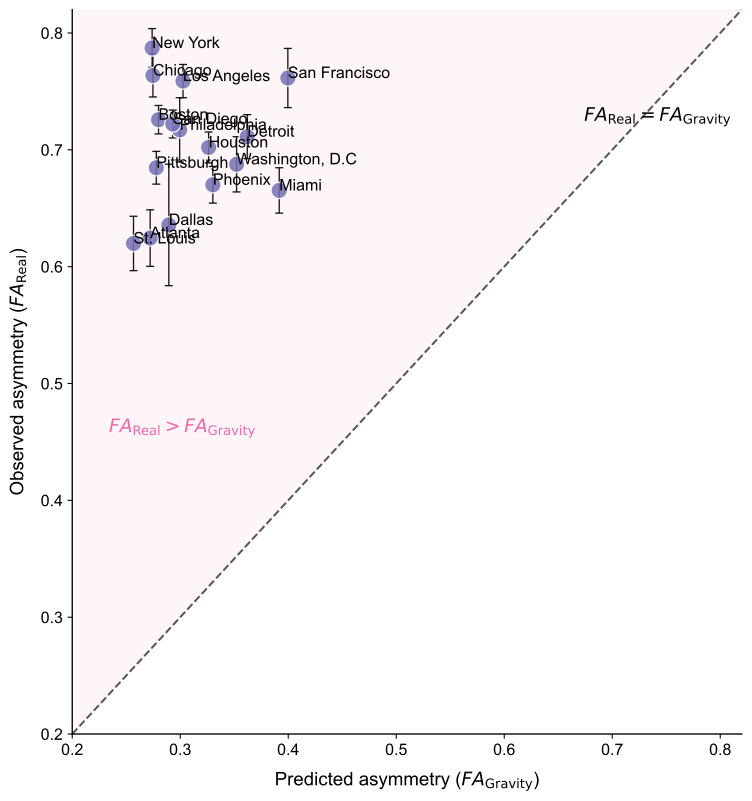

Generate this figure with Python:
import glob
import os

import matplotlib

matplotlib.use("Agg")
import matplotlib.pyplot as plt
import numpy as np
import pandas as pd
try:
    from adjustText import adjust_text
except ImportError:
    adjust_text = None


SCRIPT_DIR = os.path.dirname(os.path.abspath(__file__))
file_pred = os.path.join(SCRIPT_DIR, "Fig3C_gravity_year.csv")
file_real = os.path.join(SCRIPT_DIR, "Fig3C_real_year.csv")
daily_folder = os.path.join(SCRIPT_DIR, "Fig3C_real_day")
output_folder = SCRIPT_DIR
os.makedirs(output_folder, exist_ok=True)

TARGET_FLOW = "LPW_to_HPM"
YEARLY_COLUMNS = {"city", "flow_type", "weighted_avg_asymmetry"}
DAILY_COLUMNS = {"Date", "Day of Week", "total_flow", "weighted_avg_asymmetry"}

plt.rcParams["font.family"] = "Arial"
plt.rcParams["font.size"] = 12
plt.rcParams["axes.linewidth"] = 1.0
plt.rcParams["xtick.direction"] = "out"
plt.rcParams["ytick.direction"] = "out"


def validate_columns(df, required_columns, source_name):
    missing = sorted(required_columns - set(df.columns))
    if missing:
        raise ValueError(f"{source_name} is missing required columns: {missing}")


print("1. Reading yearly data...")
df_pred = pd.read_csv(file_pred)
df_real = pd.read_csv(file_real)
validate_columns(df_pred, YEARLY_COLUMNS, file_pred)
validate_columns(df_real, YEARLY_COLUMNS, file_real)

df_pred["city"] = df_pred["city"].astype(str).str.strip()
df_real["city"] = df_real["city"].astype(str).str.strip()
df_pred["flow_type"] = df_pred["flow_type"].astype(str).str.strip()
df_real["flow_type"] = df_real["flow_type"].astype(str).str.strip()

df_pred_sub = df_pred[df_pred["flow_type"] == TARGET_FLOW][
    ["city", "weighted_avg_asymmetry"]
].copy()
df_real_sub = df_real[df_real["flow_type"] == TARGET_FLOW][
    ["city", "weighted_avg_asymmetry"]
].copy()

df_pred_sub.rename(columns={"weighted_avg_asymmetry": "FA_Pred"}, inplace=True)
df_real_sub.rename(columns={"weighted_avg_asymmetry": "FA_Obs"}, inplace=True)
df_plot = pd.merge(df_real_sub, df_pred_sub, on="city")

print("2. Calculating daily error bars...")
std_results = []
daily_files = glob.glob(os.path.join(daily_folder, "*.csv"))

if daily_files:
    for file_path in daily_files:
        try:
            city = os.path.splitext(os.path.basename(file_path))[0]
            df_d = pd.read_csv(file_path)
            validate_columns(df_d, DAILY_COLUMNS, file_path)
            df_d["weighted_avg_asymmetry"] = pd.to_numeric(
                df_d["weighted_avg_asymmetry"],
                errors="coerce",
            )
            # Daily files are not filtered by flow_type because the verified daily
            # schema does not contain flow_type; they are treated as pre-filtered
            # or aggregated cross-boundary asymmetry series.
            std_results.append({
                "city": city,
                "FA_Obs_Std": df_d["weighted_avg_asymmetry"].std(),
            })
        except Exception as exc:
            print(f"Failed to process daily file {file_path}: {exc}")

if std_results:
    df_std = pd.DataFrame(std_results)
    df_plot = pd.merge(df_plot, df_std, on="city", how="left")
    df_plot["FA_Obs_Std"] = df_plot["FA_Obs_Std"].fillna(0)
else:
    df_plot["FA_Obs_Std"] = 0

print("3. Plotting final figure...")

fig, ax = plt.subplots(figsize=(9, 9.8), dpi=300)
limit_min, limit_max = 0.2, 0.82

ax.plot(
    [limit_min, limit_max],
    [limit_min, limit_max],
    color="#444444",
    linestyle="--",
    linewidth=1.5,
    alpha=0.9,
    zorder=1,
)
ax.text(
    limit_max - 0.01,
    limit_max - 0.1,
    "$FA_{\\mathrm{Real}} = FA_{\\mathrm{Gravity}}$",
    ha="right",
    va="bottom",
    fontsize=14,
    color="black",
)

x_vals = np.linspace(limit_min, limit_max, 100)
ax.fill_between(x_vals, x_vals, limit_max, color="#e7298a", alpha=0.05, zorder=0)

ax.errorbar(
    df_plot["FA_Pred"],
    df_plot["FA_Obs"],
    yerr=df_plot["FA_Obs_Std"],
    fmt="none",
    ecolor="black",
    elinewidth=1.0,
    capsize=3,
    alpha=0.9,
    zorder=2,
)

ax.scatter(
    df_plot["FA_Pred"],
    df_plot["FA_Obs"],
    s=150,
    color="#7570b3",
    alpha=0.85,
    edgecolors="white",
    linewidth=1.0,
    zorder=3,
)

texts = []
for _, row in df_plot.iterrows():
    texts.append(
        ax.text(
            row["FA_Pred"],
            row["FA_Obs"],
            row["city"],
            fontsize=12,
            color="black",
            fontfamily="Arial",
        )
    )

if adjust_text is not None:
    adjust_text(
        texts,
        ax=ax,
        arrowprops=dict(arrowstyle="-", color="black", lw=0.5, alpha=0.8),
        expand_points=(1.2, 1.2),
    )

ax.set_xlabel("Predicted asymmetry ($FA_{\\mathrm{Gravity}}$)", fontsize=14, labelpad=10)
ax.set_ylabel("Observed asymmetry ($FA_{\\mathrm{Real}}$)", fontsize=14, labelpad=10)
ax.set_xlim(limit_min, limit_max)
ax.set_ylim(limit_min, limit_max)
ax.spines["top"].set_visible(False)
ax.spines["right"].set_visible(False)

ax.text(
    limit_max - 0.45,
    limit_max - 0.35,
    "$FA_{\\mathrm{Real}} > FA_{\\mathrm{Gravity}}$",
    fontsize=14,
    color="#e7298a",
    alpha=0.7,
    ha="right",
    va="top",
)

png_path = os.path.join(output_folder, "Fig3C.png")
svg_path = os.path.join(output_folder, "Fig3C.svg")
plt.savefig(png_path, dpi=300, bbox_inches="tight")
plt.savefig(svg_path, format="svg", bbox_inches="tight")

print(f"Figure saved:\nPNG: {png_path}")
plt.show()
